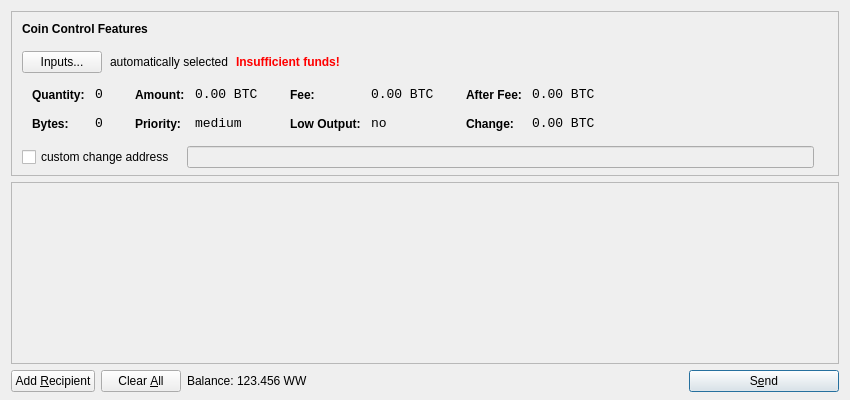
<?xml version="1.0" encoding="UTF-8"?>
<ui version="4.0">
 <class>SendCoinsDialog</class>
 <widget class="QDialog" name="SendCoinsDialog">
  <property name="geometry">
   <rect>
    <x>0</x>
    <y>0</y>
    <width>850</width>
    <height>400</height>
   </rect>
  </property>
  <property name="windowTitle">
   <string>Send Coins</string>
  </property>
  <layout class="QVBoxLayout" name="verticalLayout" stretch="0,1,0">
   <property name="bottomMargin">
    <number>8</number>
   </property>
   <item>
    <widget class="QFrame" name="frameCoinControl">
     <property name="sizePolicy">
      <sizepolicy hsizetype="Expanding" vsizetype="Expanding">
       <horstretch>0</horstretch>
       <verstretch>0</verstretch>
      </sizepolicy>
     </property>
     <property name="maximumSize">
      <size>
       <width>16777215</width>
       <height>16777215</height>
      </size>
     </property>
     <property name="frameShape">
      <enum>QFrame::StyledPanel</enum>
     </property>
     <property name="frameShadow">
      <enum>QFrame::Sunken</enum>
     </property>
     <layout class="QVBoxLayout" name="verticalLayoutCoinControl2">
      <property name="spacing">
       <number>-1</number>
      </property>
      <property name="leftMargin">
       <number>0</number>
      </property>
      <property name="topMargin">
       <number>0</number>
      </property>
      <property name="rightMargin">
       <number>0</number>
      </property>
      <property name="bottomMargin">
       <number>6</number>
      </property>
      <item>
       <layout class="QVBoxLayout" name="verticalLayoutCoinControl" stretch="0,0,0,0,1">
        <property name="spacing">
         <number>0</number>
        </property>
        <property name="leftMargin">
         <number>10</number>
        </property>
        <property name="topMargin">
         <number>10</number>
        </property>
        <item>
         <layout class="QHBoxLayout" name="horizontalLayoutCoinControl1">
          <property name="bottomMargin">
           <number>15</number>
          </property>
          <item>
           <widget class="QLabel" name="labelCoinControlFeatures">
            <property name="sizePolicy">
             <sizepolicy hsizetype="Preferred" vsizetype="Maximum">
              <horstretch>0</horstretch>
              <verstretch>0</verstretch>
             </sizepolicy>
            </property>
            <property name="font">
             <font>
              <weight>75</weight>
              <bold>true</bold>
             </font>
            </property>
            <property name="styleSheet">
             <string notr="true">font-weight:bold;</string>
            </property>
            <property name="text">
             <string>Coin Control Features</string>
            </property>
           </widget>
          </item>
         </layout>
        </item>
        <item>
         <layout class="QHBoxLayout" name="horizontalLayoutCoinControl2" stretch="0,0,0,0">
          <property name="spacing">
           <number>8</number>
          </property>
          <property name="bottomMargin">
           <number>10</number>
          </property>
          <item>
           <widget class="QPushButton" name="pushButtonCoinControl">
            <property name="styleSheet">
             <string notr="true"/>
            </property>
            <property name="text">
             <string>Inputs...</string>
            </property>
           </widget>
          </item>
          <item>
           <widget class="QLabel" name="labelCoinControlAutomaticallySelected">
            <property name="text">
             <string>automatically selected</string>
            </property>
            <property name="margin">
             <number>5</number>
            </property>
           </widget>
          </item>
          <item>
           <widget class="QLabel" name="labelCoinControlInsuffFunds">
            <property name="font">
             <font>
              <weight>75</weight>
              <bold>true</bold>
             </font>
            </property>
            <property name="styleSheet">
             <string notr="true">color:red;font-weight:bold;</string>
            </property>
            <property name="text">
             <string>Insufficient funds!</string>
            </property>
            <property name="margin">
             <number>5</number>
            </property>
           </widget>
          </item>
          <item>
           <spacer name="horizontalSpacerCoinControl">
            <property name="orientation">
             <enum>Qt::Horizontal</enum>
            </property>
            <property name="sizeHint" stdset="0">
             <size>
              <width>40</width>
              <height>1</height>
             </size>
            </property>
           </spacer>
          </item>
         </layout>
        </item>
        <item>
         <widget class="QWidget" name="widgetCoinControl" native="true">
          <property name="sizePolicy">
           <sizepolicy hsizetype="Preferred" vsizetype="Preferred">
            <horstretch>0</horstretch>
            <verstretch>0</verstretch>
           </sizepolicy>
          </property>
          <property name="minimumSize">
           <size>
            <width>0</width>
            <height>0</height>
           </size>
          </property>
          <property name="styleSheet">
           <string notr="true"/>
          </property>
          <layout class="QHBoxLayout" name="horizontalLayoutCoinControl5">
           <property name="margin">
            <number>0</number>
           </property>
           <item>
            <layout class="QHBoxLayout" name="horizontalLayoutCoinControl3" stretch="0,0,0,1">
             <property name="spacing">
              <number>20</number>
             </property>
             <property name="topMargin">
              <number>0</number>
             </property>
             <property name="bottomMargin">
              <number>10</number>
             </property>
             <item>
              <layout class="QFormLayout" name="formLayoutCoinControl1">
               <property name="horizontalSpacing">
                <number>10</number>
               </property>
               <property name="verticalSpacing">
                <number>14</number>
               </property>
               <property name="leftMargin">
                <number>10</number>
               </property>
               <property name="topMargin">
                <number>4</number>
               </property>
               <property name="rightMargin">
                <number>6</number>
               </property>
               <item row="0" column="0">
                <widget class="QLabel" name="labelCoinControlQuantityText">
                 <property name="styleSheet">
                  <string notr="true">font-weight:bold;</string>
                 </property>
                 <property name="text">
                  <string>Quantity:</string>
                 </property>
                 <property name="margin">
                  <number>0</number>
                 </property>
                </widget>
               </item>
               <item row="0" column="1">
                <widget class="QLabel" name="labelCoinControlQuantity">
                 <property name="font">
                  <font>
                   <family>Monospace</family>
                   <pointsize>10</pointsize>
                  </font>
                 </property>
                 <property name="cursor">
                  <cursorShape>IBeamCursor</cursorShape>
                 </property>
                 <property name="contextMenuPolicy">
                  <enum>Qt::ActionsContextMenu</enum>
                 </property>
                 <property name="text">
                  <string notr="true">0</string>
                 </property>
                 <property name="margin">
                  <number>0</number>
                 </property>
                 <property name="textInteractionFlags">
                  <set>Qt::LinksAccessibleByMouse|Qt::TextSelectableByKeyboard|Qt::TextSelectableByMouse</set>
                 </property>
                </widget>
               </item>
               <item row="1" column="0">
                <widget class="QLabel" name="labelCoinControlBytesText">
                 <property name="styleSheet">
                  <string notr="true">font-weight:bold;</string>
                 </property>
                 <property name="text">
                  <string>Bytes:</string>
                 </property>
                </widget>
               </item>
               <item row="1" column="1">
                <widget class="QLabel" name="labelCoinControlBytes">
                 <property name="font">
                  <font>
                   <family>Monospace</family>
                   <pointsize>10</pointsize>
                  </font>
                 </property>
                 <property name="cursor">
                  <cursorShape>IBeamCursor</cursorShape>
                 </property>
                 <property name="contextMenuPolicy">
                  <enum>Qt::ActionsContextMenu</enum>
                 </property>
                 <property name="text">
                  <string notr="true">0</string>
                 </property>
                 <property name="textInteractionFlags">
                  <set>Qt::LinksAccessibleByMouse|Qt::TextSelectableByKeyboard|Qt::TextSelectableByMouse</set>
                 </property>
                </widget>
               </item>
              </layout>
             </item>
             <item>
              <layout class="QFormLayout" name="formLayoutCoinControl2">
               <property name="horizontalSpacing">
                <number>10</number>
               </property>
               <property name="verticalSpacing">
                <number>14</number>
               </property>
               <property name="leftMargin">
                <number>6</number>
               </property>
               <property name="topMargin">
                <number>4</number>
               </property>
               <property name="rightMargin">
                <number>6</number>
               </property>
               <item row="0" column="0">
                <widget class="QLabel" name="labelCoinControlAmountText">
                 <property name="styleSheet">
                  <string notr="true">font-weight:bold;</string>
                 </property>
                 <property name="text">
                  <string>Amount:</string>
                 </property>
                 <property name="margin">
                  <number>0</number>
                 </property>
                </widget>
               </item>
               <item row="0" column="1">
                <widget class="QLabel" name="labelCoinControlAmount">
                 <property name="font">
                  <font>
                   <family>Monospace</family>
                   <pointsize>10</pointsize>
                  </font>
                 </property>
                 <property name="cursor">
                  <cursorShape>IBeamCursor</cursorShape>
                 </property>
                 <property name="contextMenuPolicy">
                  <enum>Qt::ActionsContextMenu</enum>
                 </property>
                 <property name="text">
                  <string notr="true">0.00 BTC</string>
                 </property>
                 <property name="textInteractionFlags">
                  <set>Qt::LinksAccessibleByMouse|Qt::TextSelectableByKeyboard|Qt::TextSelectableByMouse</set>
                 </property>
                </widget>
               </item>
               <item row="1" column="0">
                <widget class="QLabel" name="labelCoinControlPriorityText">
                 <property name="styleSheet">
                  <string notr="true">font-weight:bold;</string>
                 </property>
                 <property name="text">
                  <string>Priority:</string>
                 </property>
                </widget>
               </item>
               <item row="1" column="1">
                <widget class="QLabel" name="labelCoinControlPriority">
                 <property name="font">
                  <font>
                   <family>Monospace</family>
                   <pointsize>10</pointsize>
                  </font>
                 </property>
                 <property name="cursor">
                  <cursorShape>IBeamCursor</cursorShape>
                 </property>
                 <property name="contextMenuPolicy">
                  <enum>Qt::ActionsContextMenu</enum>
                 </property>
                 <property name="text">
                  <string>medium</string>
                 </property>
                 <property name="textInteractionFlags">
                  <set>Qt::LinksAccessibleByMouse|Qt::TextSelectableByKeyboard|Qt::TextSelectableByMouse</set>
                 </property>
                </widget>
               </item>
              </layout>
             </item>
             <item>
              <layout class="QFormLayout" name="formLayoutCoinControl3">
               <property name="horizontalSpacing">
                <number>10</number>
               </property>
               <property name="verticalSpacing">
                <number>14</number>
               </property>
               <property name="leftMargin">
                <number>6</number>
               </property>
               <property name="topMargin">
                <number>4</number>
               </property>
               <property name="rightMargin">
                <number>6</number>
               </property>
               <item row="0" column="0">
                <widget class="QLabel" name="labelCoinControlFeeText">
                 <property name="styleSheet">
                  <string notr="true">font-weight:bold;</string>
                 </property>
                 <property name="text">
                  <string>Fee:</string>
                 </property>
                 <property name="margin">
                  <number>0</number>
                 </property>
                </widget>
               </item>
               <item row="0" column="1">
                <widget class="QLabel" name="labelCoinControlFee">
                 <property name="font">
                  <font>
                   <family>Monospace</family>
                   <pointsize>10</pointsize>
                  </font>
                 </property>
                 <property name="cursor">
                  <cursorShape>IBeamCursor</cursorShape>
                 </property>
                 <property name="contextMenuPolicy">
                  <enum>Qt::ActionsContextMenu</enum>
                 </property>
                 <property name="text">
                  <string notr="true">0.00 BTC</string>
                 </property>
                 <property name="textInteractionFlags">
                  <set>Qt::LinksAccessibleByMouse|Qt::TextSelectableByKeyboard|Qt::TextSelectableByMouse</set>
                 </property>
                </widget>
               </item>
               <item row="1" column="0">
                <widget class="QLabel" name="labelCoinControlLowOutputText">
                 <property name="styleSheet">
                  <string notr="true">font-weight:bold;</string>
                 </property>
                 <property name="text">
                  <string>Low Output:</string>
                 </property>
                </widget>
               </item>
               <item row="1" column="1">
                <widget class="QLabel" name="labelCoinControlLowOutput">
                 <property name="font">
                  <font>
                   <family>Monospace</family>
                   <pointsize>10</pointsize>
                  </font>
                 </property>
                 <property name="cursor">
                  <cursorShape>IBeamCursor</cursorShape>
                 </property>
                 <property name="contextMenuPolicy">
                  <enum>Qt::ActionsContextMenu</enum>
                 </property>
                 <property name="text">
                  <string>no</string>
                 </property>
                 <property name="textInteractionFlags">
                  <set>Qt::LinksAccessibleByMouse|Qt::TextSelectableByKeyboard|Qt::TextSelectableByMouse</set>
                 </property>
                </widget>
               </item>
              </layout>
             </item>
             <item>
              <layout class="QFormLayout" name="formLayoutCoinControl4">
               <property name="horizontalSpacing">
                <number>10</number>
               </property>
               <property name="verticalSpacing">
                <number>14</number>
               </property>
               <property name="leftMargin">
                <number>6</number>
               </property>
               <property name="topMargin">
                <number>4</number>
               </property>
               <property name="rightMargin">
                <number>6</number>
               </property>
               <item row="0" column="0">
                <widget class="QLabel" name="labelCoinControlAfterFeeText">
                 <property name="styleSheet">
                  <string notr="true">font-weight:bold;</string>
                 </property>
                 <property name="text">
                  <string>After Fee:</string>
                 </property>
                 <property name="margin">
                  <number>0</number>
                 </property>
                </widget>
               </item>
               <item row="0" column="1">
                <widget class="QLabel" name="labelCoinControlAfterFee">
                 <property name="font">
                  <font>
                   <family>Monospace</family>
                   <pointsize>10</pointsize>
                  </font>
                 </property>
                 <property name="cursor">
                  <cursorShape>IBeamCursor</cursorShape>
                 </property>
                 <property name="contextMenuPolicy">
                  <enum>Qt::ActionsContextMenu</enum>
                 </property>
                 <property name="text">
                  <string notr="true">0.00 BTC</string>
                 </property>
                 <property name="textInteractionFlags">
                  <set>Qt::LinksAccessibleByMouse|Qt::TextSelectableByKeyboard|Qt::TextSelectableByMouse</set>
                 </property>
                </widget>
               </item>
               <item row="1" column="0">
                <widget class="QLabel" name="labelCoinControlChangeText">
                 <property name="styleSheet">
                  <string notr="true">font-weight:bold;</string>
                 </property>
                 <property name="text">
                  <string>Change:</string>
                 </property>
                </widget>
               </item>
               <item row="1" column="1">
                <widget class="QLabel" name="labelCoinControlChange">
                 <property name="font">
                  <font>
                   <family>Monospace</family>
                   <pointsize>10</pointsize>
                  </font>
                 </property>
                 <property name="cursor">
                  <cursorShape>IBeamCursor</cursorShape>
                 </property>
                 <property name="contextMenuPolicy">
                  <enum>Qt::ActionsContextMenu</enum>
                 </property>
                 <property name="text">
                  <string notr="true">0.00 BTC</string>
                 </property>
                 <property name="textInteractionFlags">
                  <set>Qt::LinksAccessibleByMouse|Qt::TextSelectableByKeyboard|Qt::TextSelectableByMouse</set>
                 </property>
                </widget>
               </item>
              </layout>
             </item>
            </layout>
           </item>
          </layout>
         </widget>
        </item>
        <item>
         <layout class="QHBoxLayout" name="horizontalLayoutCoinControl4" stretch="0,0,0">
          <property name="spacing">
           <number>12</number>
          </property>
          <property name="sizeConstraint">
           <enum>QLayout::SetDefaultConstraint</enum>
          </property>
          <property name="topMargin">
           <number>5</number>
          </property>
          <property name="rightMargin">
           <number>5</number>
          </property>
          <item>
           <widget class="QCheckBox" name="checkBoxCoinControlChange">
            <property name="text">
             <string>custom change address</string>
            </property>
           </widget>
          </item>
          <item>
           <widget class="QLineEdit" name="lineEditCoinControlChange">
            <property name="enabled">
             <bool>false</bool>
            </property>
            <property name="sizePolicy">
             <sizepolicy hsizetype="Expanding" vsizetype="Fixed">
              <horstretch>0</horstretch>
              <verstretch>0</verstretch>
             </sizepolicy>
            </property>
           </widget>
          </item>
          <item>
           <widget class="QLabel" name="labelCoinControlChangeLabel">
            <property name="sizePolicy">
             <sizepolicy hsizetype="Preferred" vsizetype="Expanding">
              <horstretch>0</horstretch>
              <verstretch>0</verstretch>
             </sizepolicy>
            </property>
            <property name="minimumSize">
             <size>
              <width>0</width>
              <height>0</height>
             </size>
            </property>
            <property name="text">
             <string/>
            </property>
            <property name="margin">
             <number>3</number>
            </property>
           </widget>
          </item>
         </layout>
        </item>
        <item>
         <spacer name="verticalSpacerCoinControl">
          <property name="orientation">
           <enum>Qt::Vertical</enum>
          </property>
          <property name="sizeHint" stdset="0">
           <size>
            <width>800</width>
            <height>1</height>
           </size>
          </property>
         </spacer>
        </item>
       </layout>
      </item>
     </layout>
    </widget>
   </item>
   <item>
    <widget class="QScrollArea" name="scrollArea">
     <property name="widgetResizable">
      <bool>true</bool>
     </property>
     <widget class="QWidget" name="scrollAreaWidgetContents">
      <property name="geometry">
       <rect>
        <x>0</x>
        <y>0</y>
        <width>830</width>
        <height>165</height>
       </rect>
      </property>
      <layout class="QVBoxLayout" name="verticalLayout_2">
       <property name="margin">
        <number>0</number>
       </property>
       <item>
        <layout class="QVBoxLayout" name="entries">
         <property name="spacing">
          <number>6</number>
         </property>
        </layout>
       </item>
       <item>
        <spacer name="verticalSpacer">
         <property name="orientation">
          <enum>Qt::Vertical</enum>
         </property>
         <property name="sizeHint" stdset="0">
          <size>
           <width>20</width>
           <height>40</height>
          </size>
         </property>
        </spacer>
       </item>
      </layout>
     </widget>
    </widget>
   </item>
   <item>
    <layout class="QHBoxLayout" name="horizontalLayout">
     <item>
      <widget class="QPushButton" name="addButton">
       <property name="toolTip">
        <string>Send to multiple recipients at once</string>
       </property>
       <property name="text">
        <string>Add &amp;Recipient</string>
       </property>
       <property name="icon">
        <iconset resource="../bitcoin.qrc">
         <normaloff>:/icons/add</normaloff>:/icons/add</iconset>
       </property>
       <property name="autoDefault">
        <bool>false</bool>
       </property>
      </widget>
     </item>
     <item>
      <widget class="QPushButton" name="clearButton">
       <property name="sizePolicy">
        <sizepolicy hsizetype="Minimum" vsizetype="Fixed">
         <horstretch>0</horstretch>
         <verstretch>0</verstretch>
        </sizepolicy>
       </property>
       <property name="toolTip">
        <string>Remove all transaction fields</string>
       </property>
       <property name="text">
        <string>Clear &amp;All</string>
       </property>
       <property name="icon">
        <iconset resource="../bitcoin.qrc">
         <normaloff>:/icons/remove</normaloff>:/icons/remove</iconset>
       </property>
       <property name="autoRepeatDelay">
        <number>300</number>
       </property>
       <property name="autoDefault">
        <bool>false</bool>
       </property>
      </widget>
     </item>
     <item>
      <layout class="QHBoxLayout" name="horizontalLayout_2">
       <property name="spacing">
        <number>3</number>
       </property>
       <item>
        <widget class="QLabel" name="label">
         <property name="text">
          <string>Balance:</string>
         </property>
        </widget>
       </item>
       <item>
        <widget class="QLabel" name="labelBalance">
         <property name="cursor">
          <cursorShape>IBeamCursor</cursorShape>
         </property>
         <property name="text">
          <string>123.456 WW</string>
         </property>
         <property name="textInteractionFlags">
          <set>Qt::LinksAccessibleByMouse|Qt::TextSelectableByKeyboard|Qt::TextSelectableByMouse</set>
         </property>
        </widget>
       </item>
      </layout>
     </item>
     <item>
      <spacer name="horizontalSpacer">
       <property name="orientation">
        <enum>Qt::Horizontal</enum>
       </property>
       <property name="sizeHint" stdset="0">
        <size>
         <width>40</width>
         <height>20</height>
        </size>
       </property>
      </spacer>
     </item>
     <item>
      <widget class="QPushButton" name="sendButton">
       <property name="minimumSize">
        <size>
         <width>150</width>
         <height>0</height>
        </size>
       </property>
       <property name="toolTip">
        <string>Confirm the send action</string>
       </property>
       <property name="text">
        <string>S&amp;end</string>
       </property>
       <property name="icon">
        <iconset resource="../bitcoin.qrc">
         <normaloff>:/icons/send</normaloff>:/icons/send</iconset>
       </property>
       <property name="default">
        <bool>true</bool>
       </property>
      </widget>
     </item>
    </layout>
   </item>
  </layout>
 </widget>
 <resources>
  <include location="../bitcoin.qrc"/>
 </resources>
 <connections/>
</ui>
